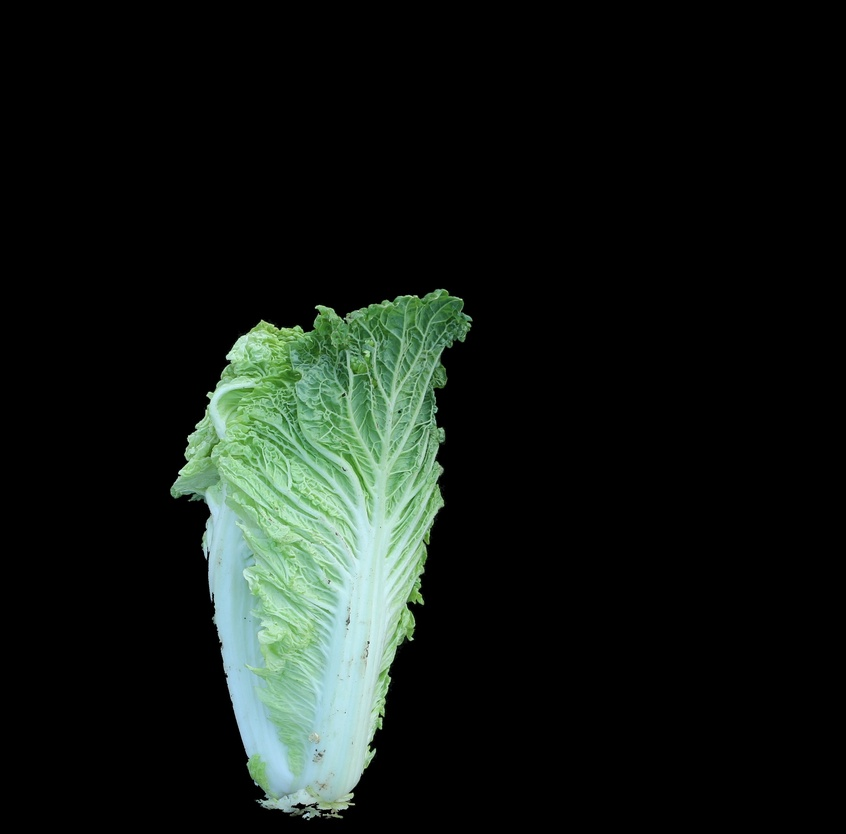
#> input picture output/center/centered_22A-T-34-2球形侧视图.JPG, 846 x 834 px, shrunk from 3105 x 3061 before the run
$ python 'Classify 14and23.py'
#> lines starting #> are read from the running program, lines starting #| are printed output that depends on the picture; after the words box and inside, x2 and y2 are one past the last pixel; in counts of white or black regions, pixels touching at a corner belong together; long printed decimals are rounded
#> further down, image is the input picture: shape (834, 846, 3); mean B, G, R 21.6, 26.2, 19.4
import cv2
import numpy as np


# 区分14 23 ：23 比例高，为60+%
def calculate_non_black_ratio(image):
    # Convert image to grayscale
    gray = cv2.cvtColor(image, cv2.COLOR_BGR2GRAY)
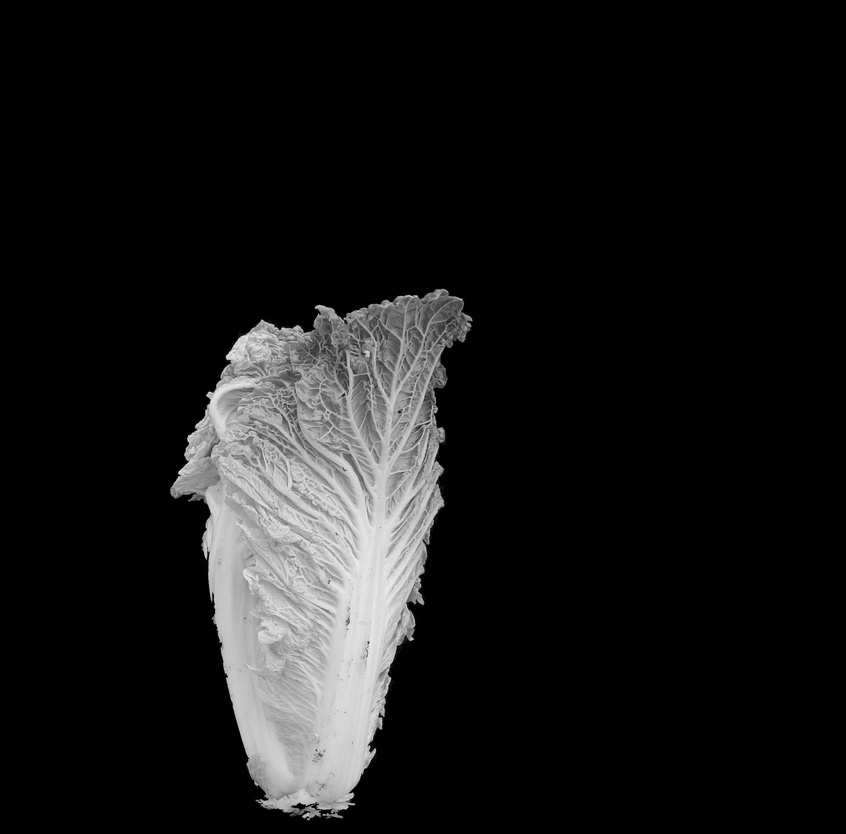
#> gray: shape (834, 846); min 0, max 240, mean 23.6

    # Get image dimensions
    height, width = gray.shape
#> height = 834; width = 846

    for y in range(height):
        row = gray[y, :]

        # Count non-black pixels in the row
        non_black_pixels = np.count_nonzero(row)
        total_pixels = width

        # Calculate the ratio of non-black pixels
        non_black_ratio = non_black_pixels / total_pixels

        if non_black_ratio >= 0.6:
            # Find the middle element position
            middle_position = width // 2

            # Find the leftmost and rightmost non-black pixels
            leftmost = np.argmax(row > 0)
            rightmost = width - 1 - np.argmax(np.flip(row) > 0)

            # Define the rectangle from the leftmost to the rightmost pixel
            topmost = y
            bottommost = min(leftmost, rightmost)

            # Extract the rectangle region
            rectangle = gray[topmost:bottommost+1, leftmost:rightmost+1]

            # Calculate the non-black ratio in the rectangle
            non_black_pixels_rect = np.count_nonzero(rectangle)
            total_pixels_rect = rectangle.size
            non_black_ratio_rect = non_black_pixels_rect / total_pixels_rect

            print(f"Row {y}: Non-black ratio in rectangle = {non_black_ratio_rect:.2f}")

            break


# 区分1 4：4的比例大 大约为4+
def calculate_perimeter(image):
    # Convert image to grayscale
    gray = cv2.cvtColor(image, cv2.COLOR_BGR2GRAY)

    # Get image dimensions
    height, width = gray.shape
#> height = 834; width = 846

    # Crop the top third of the image
    cropped_gray = gray[:height // 3, :]
#> cropped_gray: shape (278, 846); every value is 0

    # Threshold the image to create a binary image
    _, binary = cv2.threshold(cropped_gray, 1, 255, cv2.THRESH_BINARY)

    # Find contours
    contours, _ = cv2.findContours(binary, cv2.RETR_EXTERNAL, cv2.CHAIN_APPROX_SIMPLE)
#> contours = []

    if contours:
        # Find the largest contour
        largest_contour = max(contours, key=cv2.contourArea)

        # Calculate the perimeter of the largest contour
        perimeter = cv2.arcLength(largest_contour, True)

        # Draw the contour on the original image for visualization
        output_image = cv2.cvtColor(cropped_gray, cv2.COLOR_GRAY2BGR)
        cv2.drawContours(output_image, [largest_contour], -1, (0, 255, 0), 2)

        # Save the output image
        cv2.imwrite('output_image.jpg', output_image)

        return perimeter / width
    else:
        return 0

# Load the image
image = cv2.imread('centered_22A-T-34-2球形侧视图.JPG')

# Calculate the non-black ratio
calculate_non_black_ratio(image)
print(calculate_perimeter(image))
#| 0

$ run again, with output/center/centered_22A-T-34-5球形侧视图.JPG copied over output/center/centered_22A-T-34-2球形侧视图.JPG
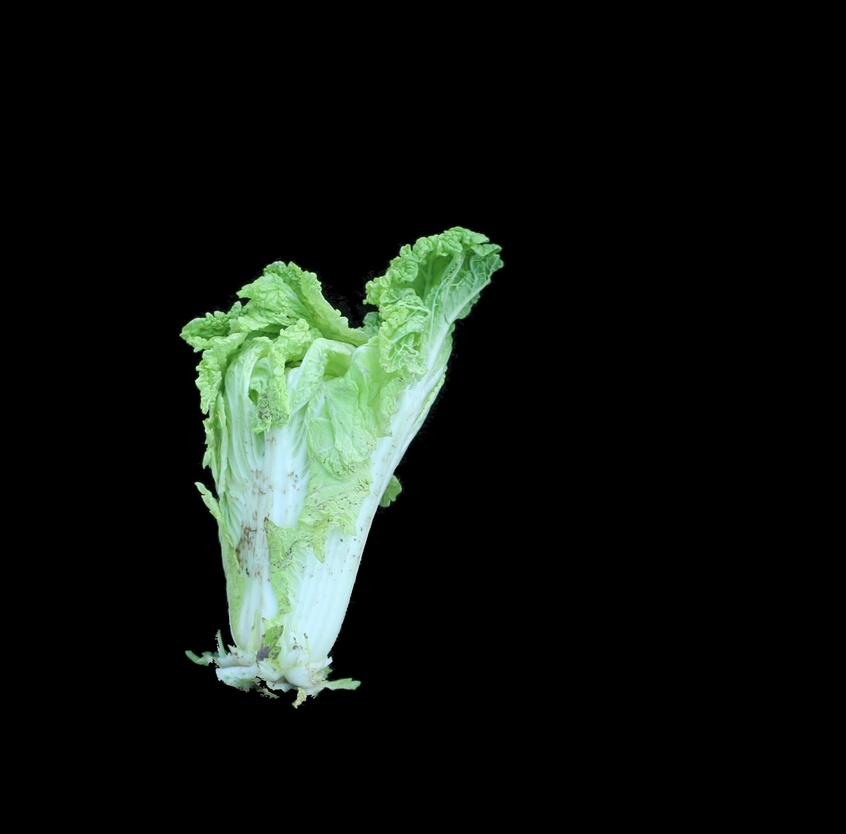
#> input picture output/center/centered_22A-T-34-5球形侧视图.JPG, 846 x 834 px, shrunk from 3105 x 3061 before the run
#> image is the input picture: shape (834, 846, 3); mean B, G, R 18.3, 23.1, 17.2
#> in calculate_perimeter, `_, binary = cv2.threshold(cropped_gray, 1, 255, cv2.THRESH_BINARY)`:
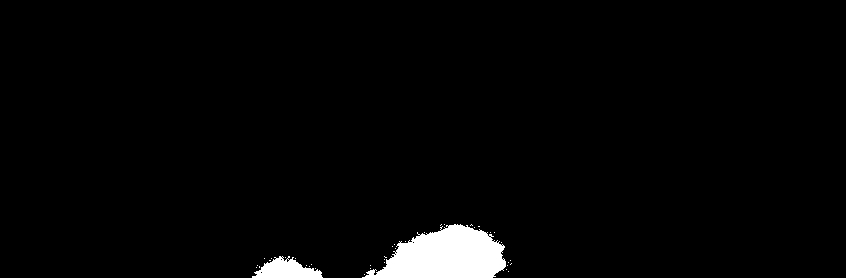
#> binary: shape (278, 846); 2.6% white; 39 white regions (37 under 20 px)
#> contours = 39 contours, 37 with area under 20; largest, box (x1, y1, x2, y2) and area: (362, 224, 506, 278) 4900, (252, 256, 323, 278) 852
#> largest_contour = contour of 244 points, box (x1, y1, x2, y2) (362, 224, 506, 278), area 4900
#> perimeter = 497.8
#> in calculate_perimeter, `cv2.drawContours(output_image, [largest_contour], -1, (0, 255, 0), 2)`:
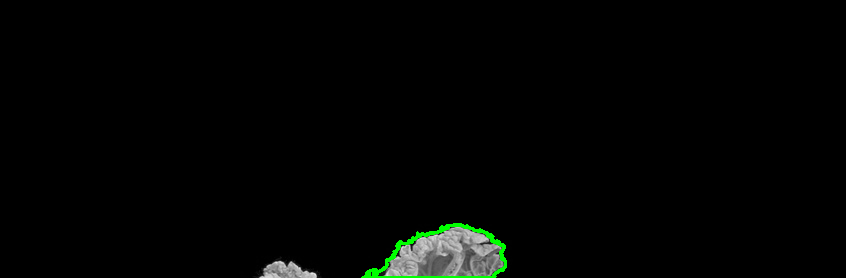
#> output_image: shape (278, 846, 3); mean B, G, R 3, 4.3, 3
#| 0.5885
